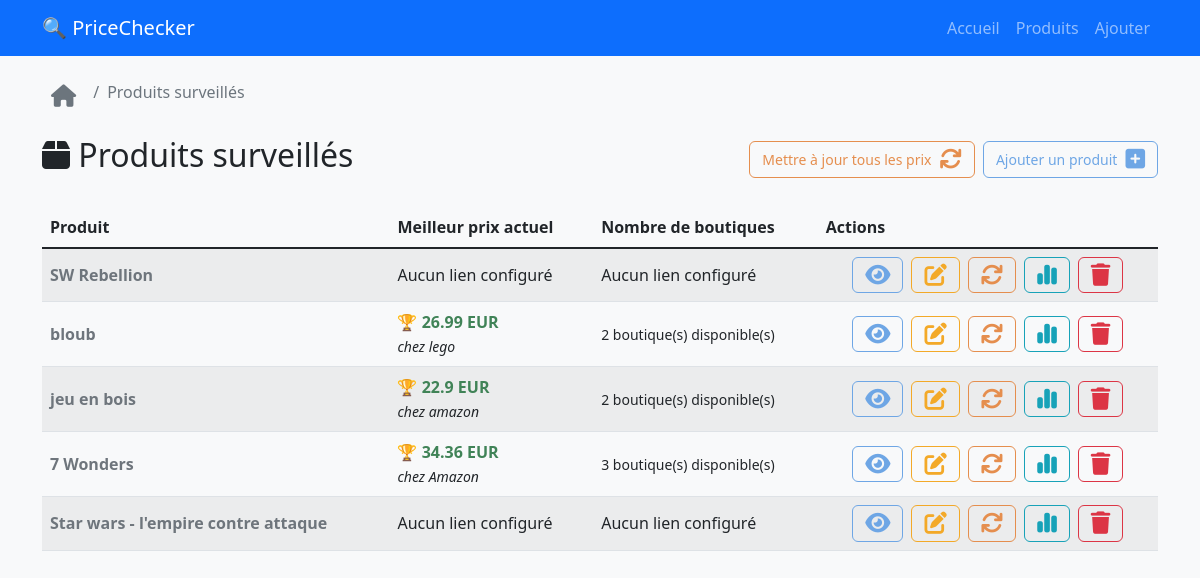
Page /products on the committed database.
### tables this page shows
CREATE TABLE products (
            id INTEGER PRIMARY KEY AUTOINCREMENT,
            name TEXT NOT NULL,
            description TEXT,
            created_at DATETIME DEFAULT CURRENT_TIMESTAMP,
            updated_at DATETIME DEFAULT CURRENT_TIMESTAMP
        );

CREATE TABLE price_history (
            id INTEGER PRIMARY KEY AUTOINCREMENT,
            product_link_id INTEGER NOT NULL,
            price REAL,
            currency TEXT DEFAULT 'EUR',
            is_available BOOLEAN DEFAULT TRUE,
            error_message TEXT,
            scraped_at DATETIME DEFAULT CURRENT_TIMESTAMP,
            FOREIGN KEY (product_link_id) REFERENCES product_links (id) ON DELETE CASCADE
        );

CREATE TABLE product_links (
            id INTEGER PRIMARY KEY AUTOINCREMENT,
            product_id INTEGER NOT NULL,
            shop_name TEXT NOT NULL,
            url TEXT NOT NULL,
            css_selector TEXT,
            created_at DATETIME DEFAULT CURRENT_TIMESTAMP,
            FOREIGN KEY (product_id) REFERENCES products (id) ON DELETE CASCADE
        );

### app/routes.py (the view)
@main.route('/products')
def products():
    try:
        products = get_all_products()
        for product in products:
            try:
                price_data = get_latest_prices(product['id'])
                if price_data and 'best_price' in price_data:
                    product['best_price'] = price_data['best_price']
                else:
                    product['best_price'] = None
                if price_data and 'prices' in price_data:
                    available_prices = [
                        p for p in price_data['prices']
                        if p['is_available'] and p['price'] is not None
                    ]
                    product['available_shops'] = len(available_prices)
                    product['has_prices'] = len(price_data['prices']) > 0
                    product['recent_prices'] = available_prices[:3]
                else:
                    product['available_shops'] = 0
                    product['has_prices'] = False
                    product['recent_prices'] = []
            except Exception as e:
                logger.warning(f"Erreur récupération prix pour produit {product['id']}: {e}")
                product['best_price'] = None
                product['available_shops'] = 0
                product['has_prices'] = False
                product['recent_prices'] = []
        return render_template('products.html', products=products)
    except Exception as e:
        logger.error(f"Erreur lors du chargement des produits: {e}")
        flash('Erreur lors du chargement des produits', 'error')
        return render_template('products.html', products=[])

### database/models.py (called while the page is built)
def get_db_connection():
    try:
        if current_app:
            db_path = current_app.config.get('DATABASE_PATH', 'pricechecker.db')
        else:
            db_path = 'pricechecker.db'
        conn = sqlite3.connect(db_path)
        conn.row_factory = sqlite3.Row
        if hasattr(current_app.config, 'SQLITE_PRAGMAS'):
            for pragma, value in current_app.config.SQLITE_PRAGMAS.items():
                conn.execute(f"PRAGMA {pragma} = {value}")
        return conn
    except Exception as e:
        logger.error(f"Erreur connexion DB: {e}")
        raise

def dict_from_row(row):
    if row is None:
        return None
    return {key: row[key] for key in row.keys()}

def get_all_products():
    conn = get_db_connection()
    cursor = conn.cursor()
    rows = cursor.execute('''
        SELECT id, name, description, created_at, updated_at
        FROM products
        ORDER BY created_at DESC
    ''').fetchall()
    conn.close()
    products = []
    for row in rows:
        product_dict = dict_from_row(row)
        if product_dict['created_at']:
            pass
        products.append(product_dict)
    return products

### app/templates/products.html (shortened to what this page needs)
{% extends "base.html" %}
{% block content %}
<nav aria-label="breadcrumb" class="mb-4">
    <ol class="breadcrumb">
        <li class="breadcrumb-item"><a href="{{ url_for('main.index')  }}" class="btn btn-sm" title="Retour à l'accueil"><i class="fas fa-home"></i></a></li>
        <li class="breadcrumb-item active" aria-current="page">Produits surveillés</li>
    </ol>
</nav>
<div class="row">
    <div class="col-md-12">
        <div class="d-flex justify-content-between align-items-center mb-4">
            <h2><i class="fa-solid fa-box"></i> Produits surveillés</h2>
            <div class="d-flex gap-2">
                <div id="scrapContainer" class="d-inline-block">
                    <button type="button" class="btn btn-action-scrap btn-sm" id="scrapAllBtn">
                        Mettre à jour tous les prix <i class="fa-solid fa-arrows-rotate" id="scrapIcon"></i>
                    </button>
                </div>
                <a href="{{ url_for('main.add_product') }}" class="btn btn-action-view btn-sm">
                    Ajouter un produit <i class="fa-solid fa-square-plus"></i>
                </a>
            </div>
        </div>
        {% if products %}
            <div class="table-responsive">
            <table class="table table-striped">
                <thead>
                    <tr>
                        <th>Produit</th>
                        <th>Meilleur prix actuel</th>
                        <th>Nombre de boutiques</th>
                        <th>Actions</th>
                    </tr>
                </thead>
                <tbody>
                    {% for product in products %}
                        <tr>
                            <td class="td-vertical-middle">
                                <span class="clean-link">
                                    <a href="{{ url_for('main.product_detail', product_id=product.id) }}">
                                        <strong>{{ product.name }}</strong>
                                    </a>
                                </span>
                            </td>
                            <td class="td-vertical-middle">
                                {% if product.best_price %}
                                    <div class="best-price">
                                        <a href="{{ product.best_price.url }}"
                                        target="_blank"
                                        class="clean-bestprice">
                                            <strong>🏆 {{ product.best_price.price }} {{ product.best_price.currency }}</strong>
                                        </a>
                                        <br>
                                        <small><i>chez {{ product.best_price.shop_name }}</i></small>
                                    </div>
                                {% else %}
                                    <div class="no-price">
                                        {% if product.has_prices %}
                                            ⚠️ Aucun prix disponible
                                        {% else %}
                                            Aucun lien configuré
                                        {% endif %}
                                    </div>
                                {% endif %}
                            </td>
                            <td class="td-vertical-middle">
                                {% if product.available_shops > 0 %}
                                    <small class="shop-count">
                                         {{ product.available_shops }} boutique(s) disponible(s)
                                    </small>
                                {% else %}
                                    <div class="no-shop">
                                        Aucun lien configuré
                                    </div>
                                {% endif %}
                            </td>
                            <td class="td-vertical-middle">
                                <div class="d-flex gap-2 justify-content-center action-buttons">
                                    <a href="{{ url_for('main.product_detail', product_id=product.id) }}"
                                        class="btn btn-action-view btn-sm"
                                        title="Voir les détails">
                                        <i class="fas fa-eye"></i>
                                    </a>
                                    <a href="{{ url_for('main.edit_product', product_id=product.id) }}"
                                        class="btn btn-action-edit btn-sm"
                                        title="Modifier le produit">
                                        <i class="fas fa-edit"></i>
                                    </a>
                                    <form method="POST" action="{{ url_for('main.products_single_scrape', product_id=product.id) }}" class="d-inline" title="Récupérer les prix">
                                        <button type="submit" class="btn btn-action-scrap btn-sm btn-single-scrape"
                                                data-product-id="{{ product.id }}"
                                                onclick="handleSingleScrapeClick(this, event);">
                                            <i class="fa-solid fa-arrows-rotate"></i>
                                        </button>
                                    </form>
                                    <a href="{{ url_for('main.price_history', product_id=product.id) }}"
                                        class="btn btn-action-chart btn-sm"
                                        title="Historique des prix">
                                        <i class="fa-solid fa-chart-simple"></i>
                                    </a>
                                    <button type="button"
                                        class="btn btn-action-delete btn-sm"
                                        title="Supprimer le produit"
                                        onclick="confirmDeleteProduct('{{ product.id }}', '{{ product.name|e }}')">
                                        <i class="fas fa-trash"></i>
                                    </button>
                                </div>
                            </td>
                        </tr>
                    {% endfor %}
                </tbody>
            </table>
        {% endif %}
        </div>
    </div>
</div>
{% endblock %}

### static/css/style.css (style rules this page uses)
.breadcrumb a { text-decoration: none !important; color: #6c757d; transition: color 0.2s ease; }
.btn { border-radius: 6px; transition: all 0.15s ease; font-weight: 500; display: inline-flex !important; align-items: center !important; justify-content: center !important; text-align: center !important; }
.btn i { font-size: 1.6em; }
.btn-sm i { font-size: 1.6em; }
.btn-action-addlink, .btn-action-back, .btn-action-chart, .btn-action-delete, .btn-action-edit, .btn-action-scrap, .btn-action-view, .btn-shop-delete, .btn-shop-edit { background-color: transparent !important; border-width: 1px !important; border-style: solid !important; color: #6c757d !important; display: inline-flex !important; align-items: center !important; justify-content: center !important; transition: all 0.3s ease !important; min-width: 25px !important; min-height: 25px !important; gap: 0.5rem !important; padding: 0.375rem 0.75rem !important; white-space: nowrap !important; }
.btn-action-chart { border-color: #17a2b8 !important; color: #17a2b8 !important; }
.btn-action-delete { border-color: #dc3545 !important; color: #dc3545 !important; }
.btn-action-edit { border-color: #f3a928 !important; color: #f3a928 !important; }
.btn-action-scrap { border-color: #e58e4e !important; color: #e58e4e !important; }
.btn-action-view { border-color: #6EA6E5 !important; color: #6EA6E5 !important; }
.clean-bestprice { color: #408357; text-decoration: none; transition: color 0.2s ease; font-size: 1em; }
.clean-link { text-decoration: none !important; color: #6e757c !important; transition: color 0.2s ease; }
.clean-link a { text-decoration: none !important; color: inherit !important; }
.fa-arrows-rotate { transition: transform 0.2s ease; }
#scrapContainer { min-width: 200px; display: flex !important; align-items: center !important; gap: 15px !important; }
.td-vertical-middle { vertical-align: middle !important; }

### rows in the picture
products: name "SW Rebellion", shows "Aucun lien configuré"
products: name "bloub", best_price.price "26.99", best_price.currency "EUR", best_price.shop_name "lego", available_shops "2"
products: name "jeu en bois", best_price.price "22.9", best_price.currency "EUR", best_price.shop_name "amazon", available_shops "2"
products: name "7 Wonders", best_price.price "34.36", best_price.currency "EUR", best_price.shop_name "Amazon", available_shops "3"
products: name "Star wars - l'empire contre attaque", shows "Aucun lien configuré"
